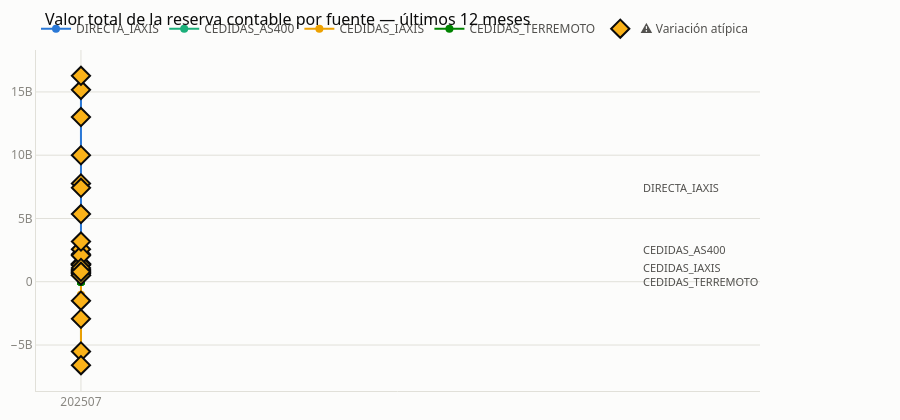

The notebook cell this image was saved under:
### Markdown cell above
### 5.4 Variación — valor total con anomalías marcadas

La línea muestra el valor total de la reserva contable por fuente. El ⚠ marca los meses donde,
dentro de esa fuente, alguna combinación cuenta/libro tuvo una variación atípica (ver la definición en
la sección 4). El detalle completo — cuál cuenta, cuál libro, cuánto cambió — está en la tabla de
"Alertas de variación — valor" más abajo.

### Code cell
tend_valor = (df_valor.groupby(["fuente", "periodo_contable_analisis"])["valor_total"]
              .sum().reset_index())
piv_valor_fuente = (tend_valor.pivot_table(index="fuente", columns="periodo_contable_analisis",
                                            values="valor_total", aggfunc="sum")
                    .reindex(columns=PERIODOS))
variacion_fuente = marcar_variacion_atipica(piv_valor_fuente, PERIODOS, nombre_id="fuente")

fig_valor = go.Figure()
for fuente, color in COLOR_FUENTE.items():
    d = tend_valor[tend_valor["fuente"] == fuente].sort_values("periodo_contable_analisis")
    if d.empty:
        continue
    fig_valor.add_trace(go.Scatter(
        x=d["periodo_contable_analisis"].astype(str), y=d["valor_total"],
        name=fuente, mode="lines+markers",
        line=dict(color=color, width=2), marker=dict(size=8, color=color),
        hovertemplate="<b>%{fullData.name}</b><br>%{x}<br>Valor total: %{y:,.0f}<extra></extra>",
    ))
    fig_valor.add_annotation(x=str(d["periodo_contable_analisis"].iloc[-1]), y=d["valor_total"].iloc[-1],
                              text=fuente, font=dict(color=INK_2, size=11),
                              xanchor="left", xshift=8, showarrow=False)

atipicos_fuente = variacion_fuente[variacion_fuente["variacion_atipica"]]
if not atipicos_fuente.empty:
    fig_valor.add_trace(go.Scatter(
        x=atipicos_fuente["periodo_contable_analisis"].astype(str),
        y=atipicos_fuente["valor"],
        mode="markers", name="⚠ Variación atípica",
        marker=dict(size=14, color=STATUS_WARNING, symbol="diamond",
                    line=dict(width=2, color=INK)),
        hovertemplate="<b>⚠ Variación atípica</b><br>%{x}<br>Valor: %{y:,.0f}<extra></extra>",
    ))

layout_base(fig_valor, "Valor total de la reserva contable por fuente — últimos 12 meses", alto=420)
fig_valor.update_layout(legend=dict(orientation="h", yanchor="bottom", y=1.02, font=dict(color=INK_2)),
                        margin=dict(r=140))
fig_valor.show()

### Figure 1 — Plotly figure (JSON) as saved in the notebook; plotly's stock layout.template omitted (floating-point values rounded to 4 significant figures)
{"data": [{"hovertemplate": "<b>%{fullData.name}</b><br>%{x}<br>Valor total: %{y:,.0f}<extra></extra>", "line": {"color": "#2a78d6", "width": 2}, "marker": {"color": "#2a78d6", "size": 8}, "mode": "lines+markers", "name": "DIRECTA_IAXIS", "type": "scatter", "x": ["202507", "202508", "202509", "202510", "202511", "202512", "202601", "202602", "202603", "202604", "202605", "202606"], "y": [9677000000.0, 13020000000.0, 9996000000.0, 5348000000.0, 15160000000.0, 7766000000.0, 510700000.0, 16280000000.0, 3178000000.0, 785600000.0, -6597000000.0, 7426000000.0]}, {"hovertemplate": "<b>%{fullData.name}</b><br>%{x}<br>Valor total: %{y:,.0f}<extra></extra>", "line": {"color": "#1baf7a", "width": 2}, "marker": {"color": "#1baf7a", "size": 8}, "mode": "lines+markers", "name": "CEDIDAS_AS400", "type": "scatter", "x": ["202507", "202508", "202509", "202510", "202511", "202512", "202601", "202602", "202603", "202604", "202605", "202606"], "y": [2503000000.0, 2784000000.0, 2554000000.0, 867900000.0, 1320000000.0, 1365000000.0, 656200000.0, 956700000.0, 509600000.0, 1401000000.0, 2162000000.0, 2566000000.0]}, {"hovertemplate": "<b>%{fullData.name}</b><br>%{x}<br>Valor total: %{y:,.0f}<extra></extra>", "line": {"color": "#eda100", "width": 2}, "marker": {"color": "#eda100", "size": 8}, "mode": "lines+markers", "name": "CEDIDAS_IAXIS", "type": "scatter", "x": ["202507", "202508", "202509", "202510", "202511", "202512", "202601", "202602", "202603", "202604", "202605", "202606"], "y": [-1027000000.0, 2573000000.0, 723500000.0, 1422000000.0, 1279000000.0, 1420000000.0, -1500000000.0, -2926000000.0, -5515000000.0, 1344000000.0, 2074000000.0, 1086000000.0]}, {"hovertemplate": "<b>%{fullData.name}</b><br>%{x}<br>Valor total: %{y:,.0f}<extra></extra>", "line": {"color": "#008300", "width": 2}, "marker": {"color": "#008300", "size": 8}, "mode": "lines+markers", "name": "CEDIDAS_TERREMOTO", "type": "scatter", "x": ["202507", "202508", "202509", "202510", "202511", "202512", "202601", "202602", "202603", "202604", "202605", "202606"], "y": [0.0, 0.0, 0.0, 0.0, 0.0, 0.0, 0.0, 0.0, 0.0, 0.0, 0.0, 0.0]}, {"hovertemplate": "<b>⚠ Variación atípica</b><br>%{x}<br>Valor: %{y:,.0f}<extra></extra>", "marker": {"color": "#fab219", "line": {"color": "#0b0b0b", "width": 2}, "size": 14, "symbol": "diamond"}, "mode": "markers", "name": "⚠ Variación atípica", "type": "scatter", "x": ["202510", "202511", "202601", "202602", "202603", "202604", "202605", "202508", "202509", "202510", "202601", "202602", "202603", "202604", "202605", "202606", "202508", "202509", "202510", "202511", "202512", "202601", "202602", "202603", "202604", "202605", "202606"], "y": [867900000.0, 1320000000.0, 656200000.0, 956700000.0, 509600000.0, 1401000000.0, 2162000000.0, 2573000000.0, 723500000.0, 1422000000.0, -1500000000.0, -2926000000.0, -5515000000.0, 1344000000.0, 2074000000.0, 1086000000.0, 13020000000.0, 9996000000.0, 5348000000.0, 15160000000.0, 7766000000.0, 510700000.0, 16280000000.0, 3178000000.0, 785600000.0, -6597000000.0, 7426000000.0]}], "layout": {"annotations": [{"font": {"color": "#52514e", "size": 11}, "showarrow": false, "text": "DIRECTA_IAXIS", "x": "202606", "xanchor": "left", "xshift": 8, "y": 7425902693}, {"font": {"color": "#52514e", "size": 11}, "showarrow": false, "text": "CEDIDAS_AS400", "x": "202606", "xanchor": "left", "xshift": 8, "y": 2566237754}, {"font": {"color": "#52514e", "size": 11}, "showarrow": false, "text": "CEDIDAS_IAXIS", "x": "202606", "xanchor": "left", "xshift": 8, "y": 1086428016}, {"font": {"color": "#52514e", "size": 11}, "showarrow": false, "text": "CEDIDAS_TERREMOTO", "x": "202606", "xanchor": "left", "xshift": 8, "y": 0}], "font": {"color": "#52514e", "family": "system-ui, -apple-system, \"Segoe UI\", sans-serif", "size": 12}, "height": 420, "legend": {"font": {"color": "#52514e"}, "orientation": "h", "y": 1.02, "yanchor": "bottom"}, "margin": {"b": 10, "l": 10, "r": 140, "t": 50}, "paper_bgcolor": "#fcfcfb", "plot_bgcolor": "#fcfcfb", "title": {"font": {"color": "#0b0b0b", "size": 16}, "text": "Valor total de la reserva contable por fuente — últimos 12 meses"}, "xaxis": {"gridcolor": "#e1e0d9", "linecolor": "#e1e0d9", "tickfont": {"color": "#898781"}, "zeroline": false}, "yaxis": {"gridcolor": "#e1e0d9", "linecolor": "#e1e0d9", "tickfont": {"color": "#898781"}, "zeroline": false}}}
